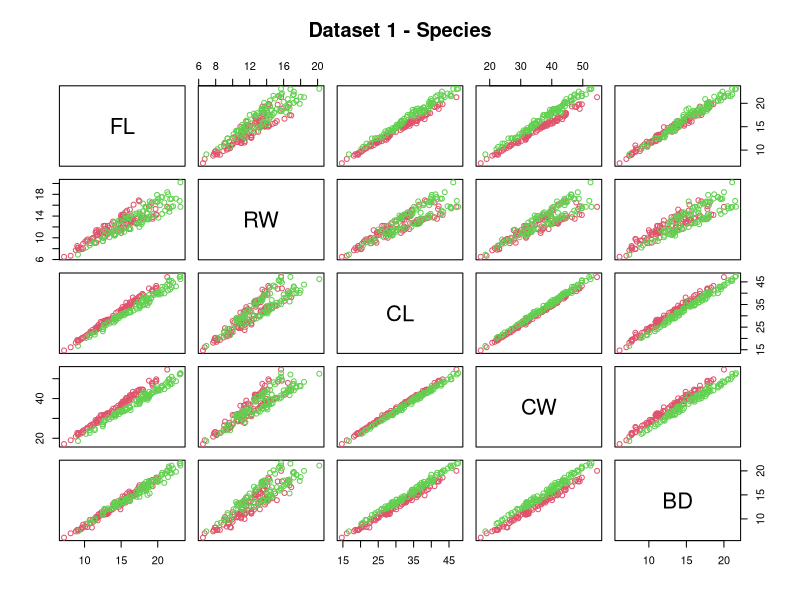
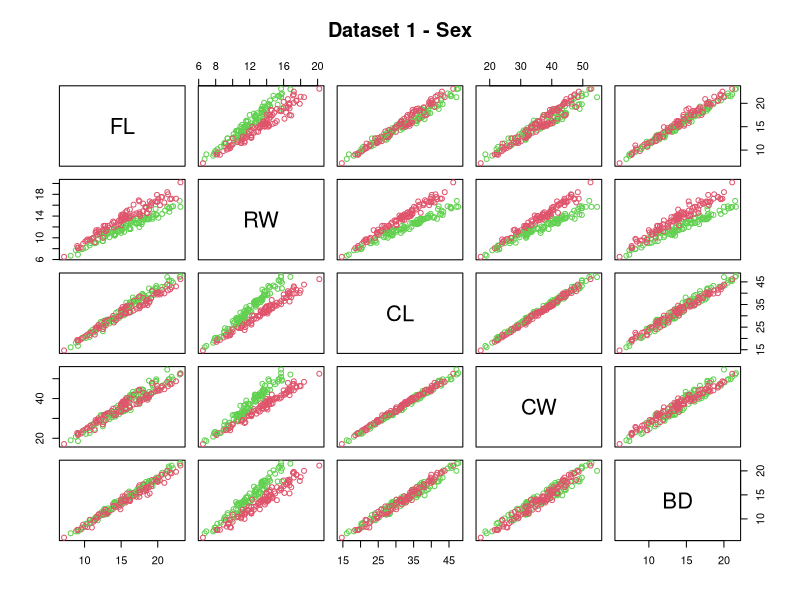
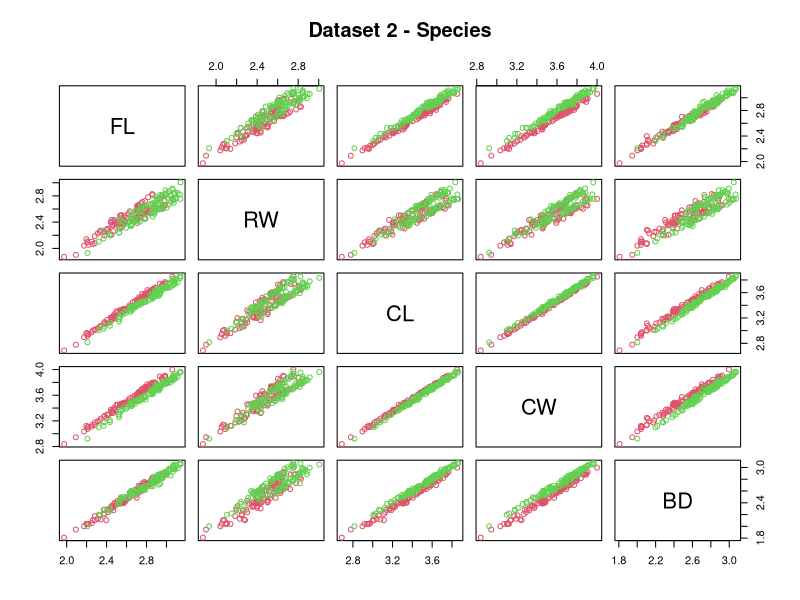
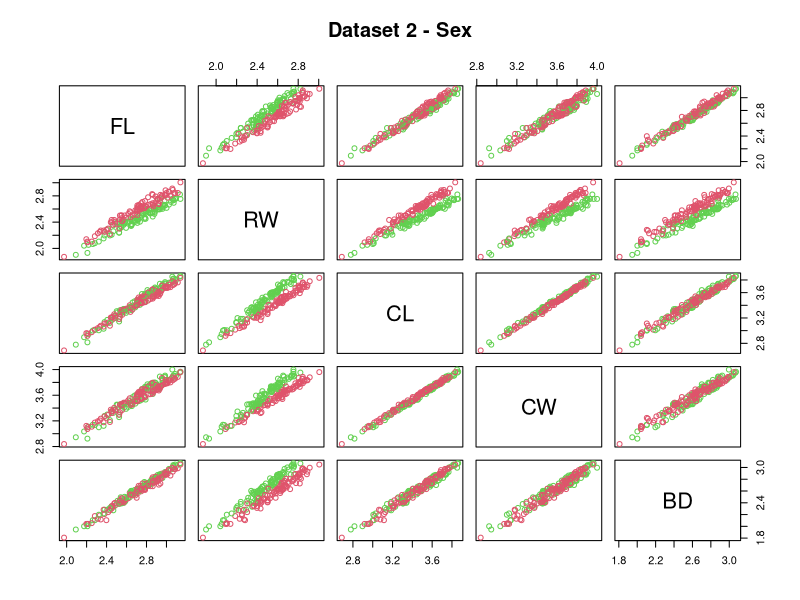
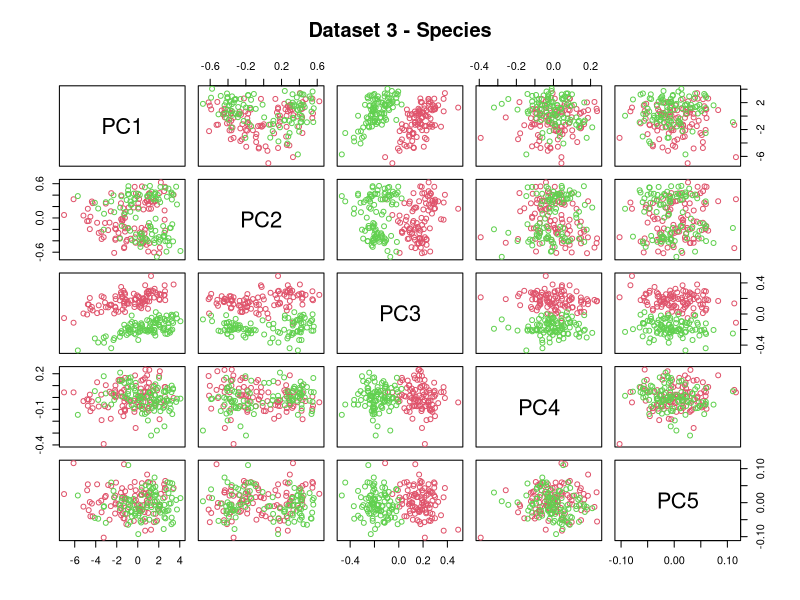
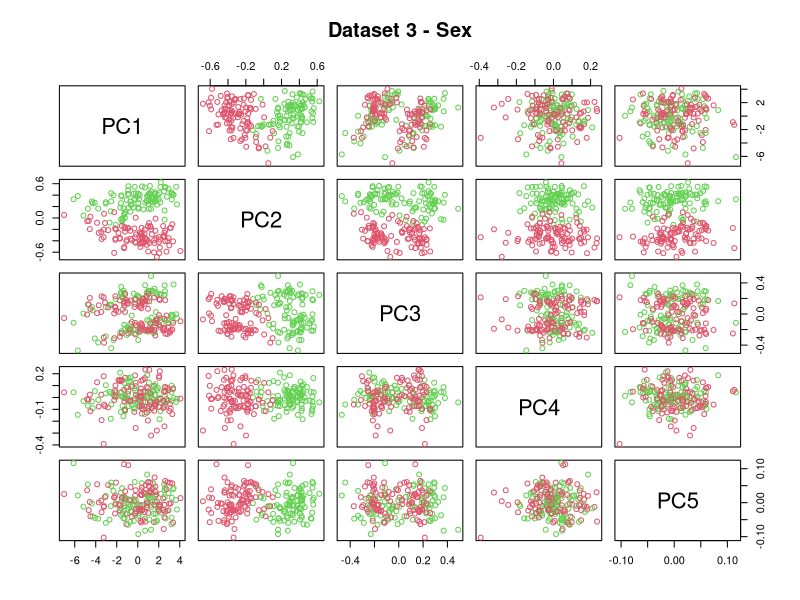
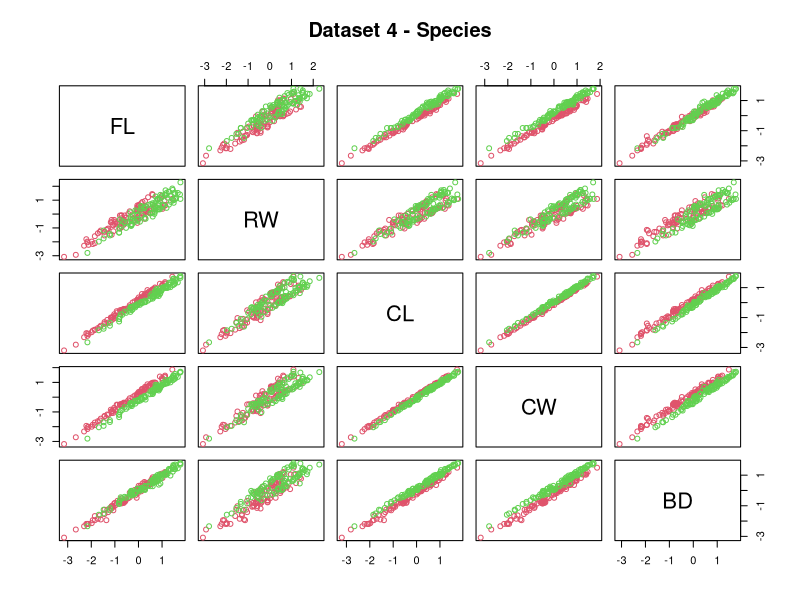
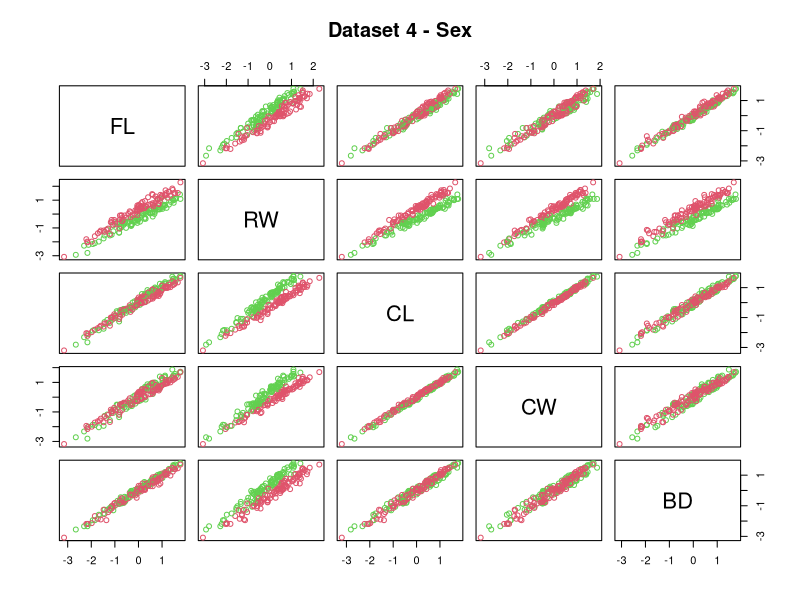

The R source for these figures, in order:
library(MASS)
library(e1071)

# The crabs data frame has 200 rows and 8 columns, describing 5 morphological
# measurements on 50 crabs each of two colour forms and both sexes, of the
# species Leptograpsus variegatus collected at Fremantle, W. Australia.
data(crabs)

getTable <- function(clustering, attribute,ds_number, position, tableResults) {
  contingency_table = table(clustering, attribute)
  class_match = matchClasses(as.matrix(contingency_table), method = "exact")
  table = contingency_table[, class_match]
  #print(table)
  columnNames <- colnames(table)
  #print(columnNames)
  if (columnNames[1] == "O" || columnNames[1] == "B") {
    table <- table[,c("B", "O")]
  } else {
    table <- table[,c("F", "M")]
  }
  #print(table)
  tableResults[as.numeric(ds_number), position] = as.vector(table)
  #print(tableResults)
  return(tableResults)
}

applyMethods <- function(ds, ds_number,tableResults)
{
  ## KMEAN and HCLUST
  kmean = kmeans(ds, 2, 30)
  hclust_single = hclust(dist(ds), method = "single")
  hclust_average = hclust(dist(ds), method = "average")
  hclust_complete = hclust(dist(ds), method = "complete")

  ## Species's comparison table
  tableResults = getTable(kmean$cluster, species, ds_number, 1:4, tableResults)
  # species + method single
  tableResults = getTable(cutree(hclust_single, 2), species, ds_number, 5:8, tableResults)
  # species + method average
  tableResults = getTable(cutree(hclust_average, 2), species, ds_number, 9:12, tableResults)
  # species + method complete
  tableResults = getTable(cutree(hclust_complete, 2), species, ds_number, 13:16, tableResults)

  ## Sex's comparison table
  tableResults = getTable(kmean$cluster, sex, ds_number, 17:20, tableResults)
  # sex + method
  tableResults = getTable(cutree(hclust_single, 2), sex, ds_number, 21:24, tableResults)
  # sex + average
  tableResults = getTable(cutree(hclust_average, 2), sex, ds_number, 25:28, tableResults)
  # sex + complete
  tableResults = getTable(cutree(hclust_complete, 2), sex, ds_number, 29:32, tableResults)
  # Plot dataset + ds_number + species
  jpeg(paste("crabs_DS",ds_number,"species.jpeg",sep="_"))
  plot(ds,col= as.numeric(species)+1, main = paste0("Dataset ", ds_number," - Species"))
  dev.off()
  # Plot dataset + ds_number + sex
  jpeg(paste("crabs_DS",ds_number,"sex.jpeg",sep="_"))
  plot(ds,col= as.numeric(sex)+1,main = paste0("Dataset ",ds_number," - Sex"))
  dev.off()
  #x = list[tableResults,tableSex]
  return(tableResults);
}

# Crabs's species
species = crabs[, 1]
# Crabs's sex
sex = crabs[, 2]

# Original dataset
ds1 = crabs[, 4:8]

# Original dataset + logarithmic transformation
ds2 = log(ds1)

# Original dataset + logarithmic transformation + pca with scale
ds3 = data.frame(prcomp(ds2, retx = TRUE, scale = TRUE)$x)

# Original dataset + logarithmic transformation + center and scale data
ds4 = data.frame(scale(ds2))

# Original dataset + logarithmic transformation + pca with no scale
ds5 = data.frame(prcomp(ds2, retx = TRUE, scale = FALSE)$x)

# Original dataset + logarithmic transformation + pca with no scale + center and scale data
ds6 = data.frame(scale(prcomp(ds2, retx = TRUE, scale = FALSE)$x))

# Matrix of results
tableResults <- matrix(rep(0,6*32), nrow = 6, ncol = 32)
tableSex <- matrix(rep(0,6*16), nrow = 6, ncol = 16)
a =  c(1,1)
b = c(2,2)
tableResults[1,] = applyMethods(ds1,"1",tableResults)[1,]
tableResults[2,] = applyMethods(ds2,"2",tableResults)[2,]
tableResults[3,] = applyMethods(ds3,"3",tableResults)[3,]
tableResults[4,] = applyMethods(ds4,"4",tableResults)[4,]
tableResults[5,] = applyMethods(ds5,"5",tableResults)[5,]
tableResults[6,] = applyMethods(ds6,"6",tableResults)[6,]
#write.table(tableResults, file="tableResults", sep=",")
write.table(tableResults[,1:16], file="tableSpecies", sep=",",row.names=FALSE, col.names=FALSE)
write.table(tableResults[,17:32], file="tableSex", sep=",",row.names=FALSE, col.names=FALSE)
